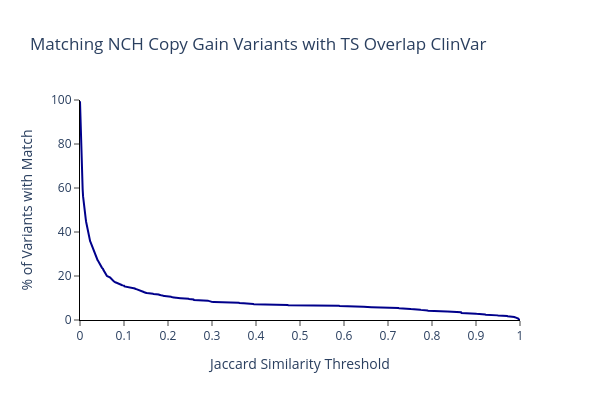

Notebook source saved alongside this figure:
### Code cell
jaccard_similarity_figure_dosage(
    dosage_match_df=nch_clinvar_ts_match_df,
    title='Matching NCH Copy Gain Variants with TS Overlap ClinVar',
)

### Figure 1 — Plotly figure (JSON) as saved in the notebook; plotly's stock layout.template omitted (floating-point values rounded to 4 significant figures; data arrays with more than 128 entries replaced by an {"elided": "..."} marker saying what was removed)
{"data": [{"marker": {"color": "darkblue"}, "type": "scatter", "x": {"elided": "1001 float values"}, "y": {"elided": "1001 float values"}}], "layout": {"height": 400, "legend": {"bordercolor": "black", "borderwidth": 2, "x": 0.99, "xanchor": "right"}, "plot_bgcolor": "white", "title": {"text": "Matching NCH Copy Gain Variants with TS Overlap ClinVar"}, "width": 600, "xaxis": {"dtick": 0.1, "linecolor": "black", "range": [0, 1], "ticks": "outside", "title": {"text": "Jaccard Similarity Threshold"}}, "yaxis": {"linecolor": "black", "range": [0, 100], "ticks": "outside", "title": {"text": "% of Variants with Match"}}}}
